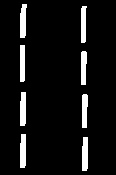
#> input picture testData/img/dl_two.png, 116 x 175 px
$ python dashed_morph.py
#> lines starting #> are read from the running program, lines starting #| are printed output that depends on the picture; after the words box and inside, x2 and y2 are one past the last pixel; in counts of white or black regions, pixels touching at a corner belong together; long printed decimals are rounded
import cv2 as cv2
import numpy as np
from math import sqrt, fabs

def middle(num1,num2):
    num = (num1 + num2) / 2
    return int(round(num))

def tuples(A):
    try: return tuple(tuples(a) for a in A)
    except TypeError: return A


# filename = './testData/img/bp_3690bg1_two.png'
# filename = './testData/img/dashed_line.png'
filename = './testData/img/dl_two.png'
img = cv2.imread(filename)
#> img is the input picture: shape (175, 116, 3); min 0, max 255, mean 18.9
gray = cv2.cvtColor(img, cv2.COLOR_BGR2GRAY)
gray = np.float32(gray)
dst = cv2.cornerHarris(gray,5,5,0.01)
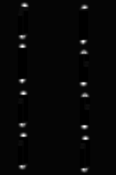
#> dst: shape (175, 116) float32; min -676520064, max 3.15e+10, mean 292518784; drawn with min black and max white
ret, dst = cv2.threshold(dst,0.1*dst.max(),255,0)
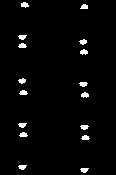
#> dst: shape (175, 116) float32; 2.6% white; 16 white regions, largest, box (x1, y1, x2, y2) and area: (21, 2, 29, 8) 34, (80, 49, 88, 55) 34, (81, 92, 89, 98) 34
#> ret = 3.15e+09
dst = np.uint8(dst)
ret, labels, stats, centroids = cv2.connectedComponentsWithStats(dst)
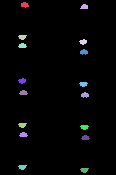
#> labels: shape (175, 116) int32; 17 distinct labels, from 0 to 16; one colour per label, 0 black
#> ret = 17; stats = 17 rows, first 6: [0, 0, 116, 175, 19777], [21, 2, 8, 6, 34], [80, 4, 8, 5, 31], [18, 35, 9, 5, 32], [79, 39, 8, 6, 32], [18, 43, 9, 5, 33]; centroids = 17 rows, first 8: [57.61, 87], [24.26, 4.41], [83.97, 6.35], [21.91, 36.62], [82.78, 41.44], [22, 45.3], [83.5, 51.59], [21.78, 80.44]
criteria = (cv2.TERM_CRITERIA_EPS + cv2.TERM_CRITERIA_MAX_ITER, 100, 0.001)
corners = cv2.cornerSubPix(gray,np.float32(centroids),(5,5),(-1,-1),criteria)
#> corners = 17 rows, first 8: [57.61, 87], [24.92, 3.48], [84.5, 5.25], [21.42, 38.89], [82.45, 43.17], [22, 44.13], [83.5, 49.71], [21.46, 82.16]

# print(corners)

coefPoints = 3


#for X
for corner in corners:
    all_store = []
    for pl_corner in corners:

        if(corner[0] + coefPoints > pl_corner[0] and corner[0] - coefPoints < pl_corner[0]):
            all_store.append(pl_corner)

    a = all_store[0][0]
    b = all_store[0][0]

    for item in all_store:

        if(a > item[0]):
            a = item[0]

        if(b < item[0]):
            b = item[0]

    middle = (a + b) / 2

    for corner in corners:
        for item in all_store:
            if(corner[0] == item[0] and corner[1] == item[1]):
                corner[0] = middle
#> this loop made 17 passes
#> middle on passes 1 to 12: 57.61, 23.46, 83.73, 22.44, 83.73, 22.44, 83.73, 22.44, 83.73, 22.44, 83.73, 22.44

#for X
for corner in corners:
    all_store = []
    for pl_corner in corners:

        if(corner[1] + coefPoints > pl_corner[1] and corner[1] - coefPoints < pl_corner[1]):
            all_store.append(pl_corner)

    a = all_store[0][1]
    b = all_store[0][1]

    for item in all_store:

        if(a > item[1]):
            a = item[1]

        if(b < item[1]):
            b = item[1]

    middle = (a + b) / 2

    for corner in corners:
        for item in all_store:
            if(corner[0] == item[0] and corner[1] == item[1]):
                corner[1] = middle
#> this loop made 17 passes
#> middle on passes 1 to 12: 85.93, 4.36, 4.36, 38.89, 43.65, 43.65, 49.71, 82.16, 85.93, 91.92, 91.92, 127


for corner in corners:
    print(corner)
#> this loop made 17 passes
#> corner on passes 1 to 12: [57.61, 85.93], [22.44, 4.36], [83.73, 4.36], [22.44, 38.89], [83.73, 43.65], [22.44, 43.65], [83.73, 49.71], [22.44, 82.16], [83.73, 85.93], [22.44, 91.92], [83.73, 91.92], [22.44, 127]
#| [57.613 85.934 ]
#| [22.441  4.364]
#| [83.734  4.364]
#| [22.441 38.890 ]
#| [83.734 43.649 ]
#| [22.441 43.649 ]
#| [83.734 49.710 ]
#| [22.441 82.161 ]
#> (further printed lines are left out)


# [35 lines of commented-out code are left out]

img[dst>0.1*dst.max()]=[0,0,255]
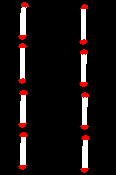
#> img: shape (175, 116, 3); 2.58% of pixels changed, all inside (x1, y1, x2, y2) = (18, 2, 90, 173)
cv2.imwrite('imgM.png',img)
